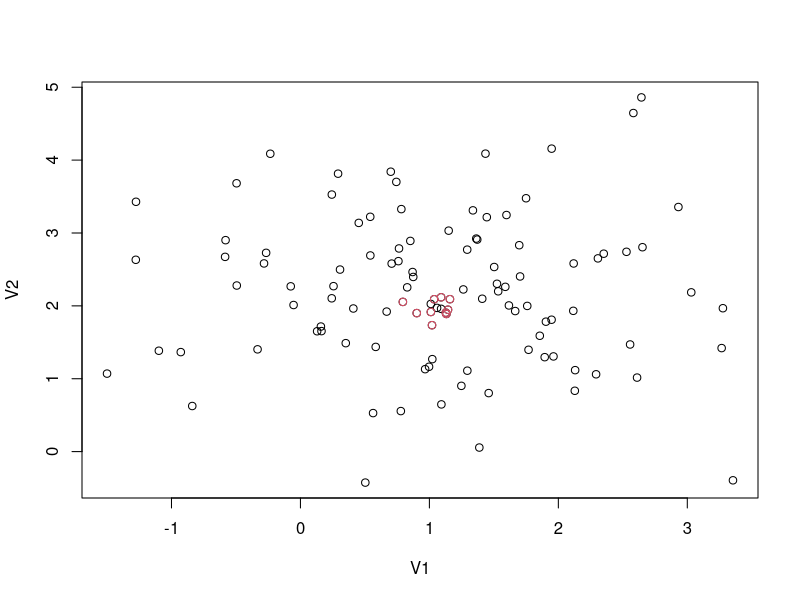

This chart was generated by the following R code: (Note: a time limit stopped this script after it produced the figure.)
library('e1071')
Fmeasure <- function(x){
  pr <- x[1,1]/sum(x[1,])
  rc <- x[1,1]/sum(x[,1])
  return(2*pr*rc/(pr+rc))
}
Gmean <- function(x){
  TPR <- x[1,1]/sum(x[,1])
  TNR <- x[2,2]/sum(x[,2])
  return(sqrt(TPR*TNR))
}
AUC <- function(x){
  FPR <- x[1,2]/sum(x[,2])
  TPR <- x[1,1]/sum(x[,1])
  
  return((1+(1-FPR))*TPR/2+(1-FPR)*(1-TPR)/2)
}
ACO <- function(training,testing,ITA=50,ant_n=50,rho=0.8){
  
  # sigma <- 5 #RBF kernal parameter
  # svm(x = tmp_trn[,-3],y = tmp_trn[,3],kernel = exp(-(abs(u-v)^2)/2*sigma^2),cost = 500)
  S_major <- training[training[,3]==0,]
  S_minor <- training[training[,3]==1,]
  pheromone <- matrix(1,nrow(S_major),2)
  OPS <- 0
  for(i in 1:ITA){
    fitness_old <- 0
    for(j in 1:ant_n){
      sel <-runif(nrow(S_major)) > pheromone[,1]/rowSums(pheromone)
      SS <- S_major[sel,]
      tmp_trn <- rbind(SS,S_minor)
      classifier <- svm(x = tmp_trn[,-3],y = tmp_trn[,3],cost = 500)
      mat <- table(predict(classifier,testing[,-3]),testing[,3])
      fitness_new <- 1/3*Fmeasure(mat)+1/3*Gmean(mat)+1/3*AUC(mat)
      
      if(fitness_new > fitness_old){
        best_sel <- sel
        best_set <- SS
        best_fitness <- fitness_new
        fitness_old <- fitness_new
      }
    }
    if(best_fitness>OPS){
      OPS <- best_fitness
      result_set <- best_set
      result_sel <- best_sel
    }
    
    delta <- matrix(0,nrow(S_major),2)
    delta[best_sel,2] <-1
    delta[!best_sel,1] <-1
    delta[delta==1] <- 1/0.1/ant_n*best_fitness
    pheromone <- rho*pheromone+delta
    print(paste('iteration',as.character(i),'finished.'))
  }
  output <- list()
  output$set <- rbind(result_set,S_minor)
  output$sel <- result_sel
  return(output)
}
STRPart <- function(dt, r, p){  
  dt <- as.data.frame(dt)
  dt[,r] <- as.factor(dt[,r]) 
  n.class <- length(levels(dt[,r])) 
  dt.lst <- vector("list",n.class) 
  ndt.lst <- vector("list",n.class) 
  dt.trn.lst <-vector("list",n.class)  
  dt.tst.lst <- vector("list",n.class)  
  
  i <- 1     
  while(i <= n.class){   
    dt.lst[[i]] <- dt[dt[,r]==levels(dt[,r])[i],] 
    ndt.lst[[i]] <- nrow(dt.lst[[i]])             
    dt.lst[[i]] <- dt.lst[[i]][sample(ndt.lst[[i]]),]  
    dt.trn.lst[[i]] <- dt.lst[[i]][1:round(ndt.lst[[i]]*p),] 
    dt.tst.lst[[i]] <- dt.lst[[i]][(round(ndt.lst[[i]]*p)+1):ndt.lst[[i]],]    
    i <- i+1 
  }    
  j <- 2 
  d.train <- dt.trn.lst[[1]] 
  d.test <- dt.tst.lst[[1]]     
  while(j <= n.class){ 
    b <- dt.trn.lst[[j]]    
    d.train <- rbind(d.train,b)  
    c <- dt.tst.lst[[j]]     
    d.test <- rbind(d.test,c)
    j <- j+1                 
  }  
  return(list(d.train,d.test)) 
}

data <- read.csv("dataset3.csv",h=T)
plot(data[,-3])
points(data[data[,3]==1,-3],col=2)

part <- STRPart(data,3,0.66)
training <- part[[1]]
test <- part[[2]]





maj <- training[training[,3]==0,]
min <- training[training[,3]==1,]
REC  <- vector("numeric",nrow(maj))
names(REC) <- rownames(maj)

for(rep in 1:100){
select <- STRPart(training,3,0.66)
S <- select[[1]]
V <- select[[2]]
name <-rownames(S[S[,3]==0,])
tmp <- ACO(training = S,testing = V)$sel
REC[name[tmp]] <- REC[name[tmp]]+1
print(rep)
}

under_result <- rbind(maj[names(REC[order(REC,decreasing = T)][1:30]),],min)

plot(training[,-3],col=training[,3])
plot(under_result[,-3],col=under_result[,3])


apply(maj[1:2],1,mean)
apply(min[1:2],1,mean)
